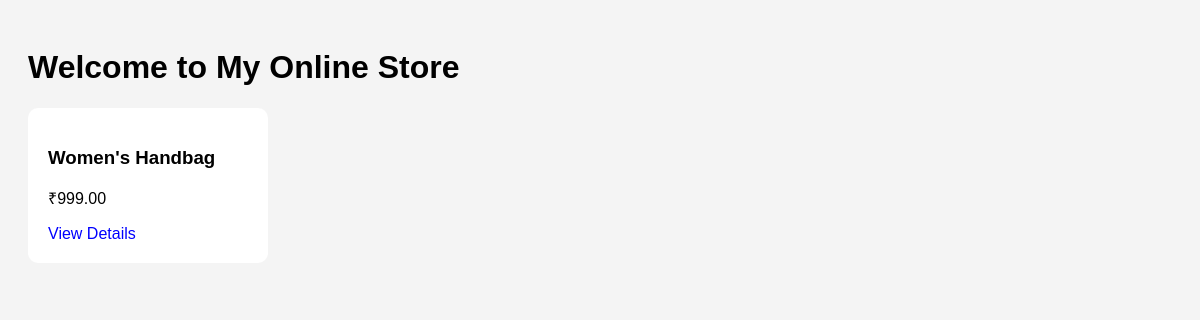
Before: / with the older database file.
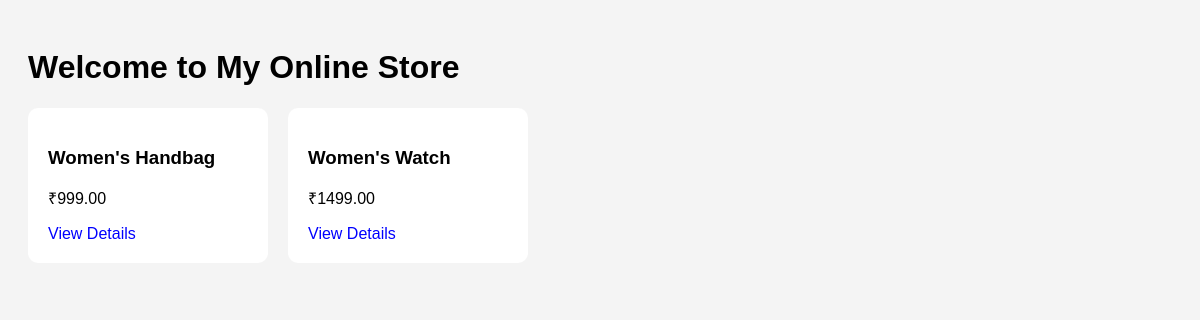
After: the same page with the newer database file.
### store/models.py (models this page shows, shortened)
class Product(models.Model):
    name = models.CharField(max_length=200)
    description = models.TextField()
    price = models.DecimalField(max_digits=10, decimal_places=2)
    image = models.URLField(blank=True)

### store/views.py (the view)
# urls.py: 2. Add a URL to urlpatterns:  path('', views.home, name='home')
def home(request):
    products = Product.objects.all()
    return render(request, 'store/home.html', {
        'products': products
    })

### store/templates/store/home.html (shortened to what this page needs)
<!DOCTYPE html>
<html>
<head>
</head>
<body>
<h1>Welcome to My Online Store</h1>
<div class="products">
{% for product in products %}
<div class="product">
    <h3>{{ product.name }}</h3>
    <p>₹{{ product.price }}</p>
    <a href="{% url 'product_detail' product.id %}">
        View Details
    </a>
</div>
{% empty %}
<p>No products available.</p>
{% endfor %}
</div>
</body>
</html>

### store/templates/store/home.html (style rules this page uses)
body { font-family: Arial; background: #f4f4f4; padding: 20px; }
.products { display: flex; flex-wrap: wrap; gap: 20px; }
.product { background: white; padding: 20px; width: 200px; border-radius: 10px; }
a { text-decoration: none; color: blue; }

Changed rows visible on the page:
added Product: name "Women's Watch", price "1499.00"
